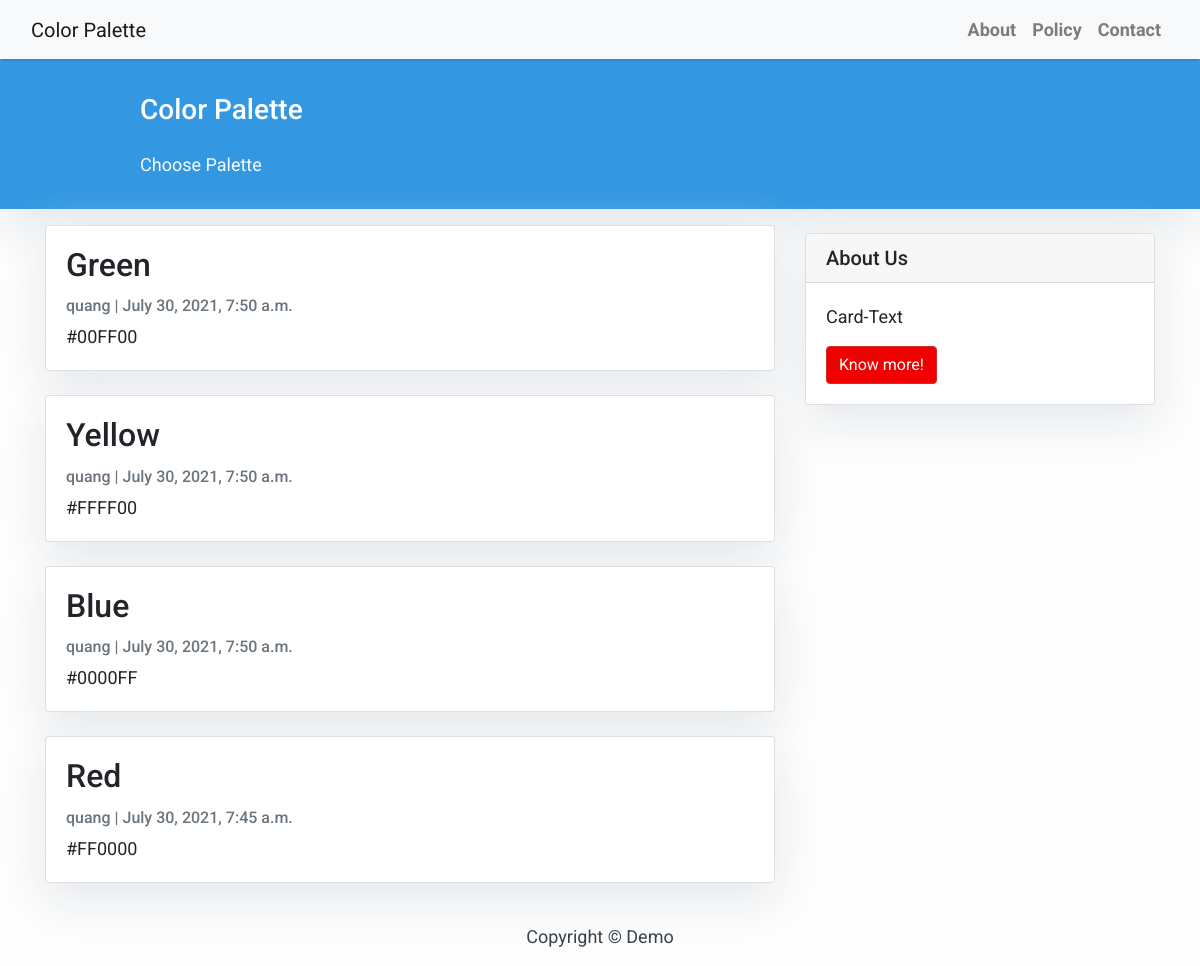
The page / on the database its author committed.
### colorpicker/models.py (models this page shows, shortened)
class Color(models.Model):
    title = models.CharField(max_length=200, unique=True)
    color = models.TextField()
    author = models.ForeignKey(User, on_delete= models.CASCADE)
    created_on = models.DateTimeField(auto_now_add=True)
    class Meta:
        ordering = ['-created_on']

### colorpicker/views.py (the view)
# urls.py: path('', views.ColorList.as_view(), name='home'),
class ColorList(generic.ListView):
    queryset = Color.objects.all().order_by('-created_on')
    template_name = 'index.html'

### templates/index.html (shortened to what this page needs)
{% extends "base.html" %} {% block content %}
<header class="masthead">
  <div class="container">
    <div class="row">
      <div class="col-md-8 col-md-10 mx-auto">
        <div class="site-heading">
          <h3 class="site-heading my-4 mt-3 text-white">Color Palette</h3>
          <p class="text-light">Choose Palette</p>
        </div>
      </div>
    </div>
  </div>
</header>
<div class="container">
  <div class="row">
    <div class="col-md-8 mt-3 left">
      {% for color in color_list %}
      <div class="card mb-4">
        <div class="card-body">
          <h2 class="card-title">{{ color.title }}</h2>
          <p class="card-text text-muted h6">
            {{ color.author }} | {{ color.created_on}}
          </p>
          <p class="card-text">{{color.color|slice:":200" }}</p>
        </div>
      </div>
      {% endfor %}
    </div>
    {% block sidebar %} {% include 'sidebar.html' %} {% endblock sidebar %}
  </div>
</div>
{%endblock%}

### templates/base.html (shortened to what this page needs)
<!DOCTYPE html>
<html>
  <head>
    <link
      rel="stylesheet"
      href="https://maxcdn.bootstrapcdn.com/bootstrap/4.0.0/css/bootstrap.min.css"
    />
  </head>
  <body>
    <nav
      class="navbar navbar-expand-lg navbar-light bg-light shadow"
      id="mainNav"
    >
      <div class="container-fluid">
        <a class="navbar-brand" href="{% url 'home' %}">Color Palette</a>
        <div class="collapse navbar-collapse" id="navbarResponsive">
          <ul class="navbar-nav ml-auto">
            <li class="nav-item text-black">
              <a class="nav-link text-black font-weight-bold" href="#">About</a>
            </li>
            <li class="nav-item text-black">
              <a class="nav-link text-black font-weight-bold" href="#"
                >Policy</a
              >
            </li>
            <li class="nav-item text-black">
              <a class="nav-link text-black font-weight-bold" href="#"
                >Contact</a
              >
            </li>
          </ul>
        </div>
      </div>
    </nav>
    {% block content %}{% endblock content %}
    <footer class="py-3 bg-grey">
      <p class="m-0 text-dark text-center">Copyright &copy; Demo</p>
    </footer>
  </body>
</html>

### templates/sidebar.html (shortened to what this page needs)
{% block sidebar %}
<div class="col-md-4 float-right">
  <div class="card my-4">
    <h5 class="card-header">About Us</h5>
    <div class="card-body">
      <p class="card-text">Card-Text</p>
      <a href="#" class="btn btn-danger">Know more!</a>
    </div>
  </div>
</div>
{% endblock sidebar %}

### templates/base.html (style rules this page uses)
body { font-family: "Roboto", sans-serif; font-size: 17px; background-color: #fdfdfd; }
.shadow { box-shadow: 0 4px 2px -2px rgba(0, 0, 0, 0.1); }
.btn-danger { color: #fff; background-color: #f00000; border-color: #dc281e; }
.masthead { background: #3398e1; height: auto; padding-bottom: 15px; box-shadow: 0 16px 48px #e3e7eb; padding-top: 10px; }

### templates/index.html (style rules this page uses)
body { font-family: "Roboto", sans-serif; font-size: 18px; background-color: #fdfdfd; }
.card { box-shadow: 0 16px 48px #e3e7eb; }

### templates/sidebar.html (style rules this page uses)
.card { box-shadow: 0 16px 48px #e3e7eb; }

### rows shown on the page
Color: title "Green", author "quang", created_on "July 30, 2021, 7:50 a.m.", color "#00FF00"
Color: title "Yellow", author "quang", created_on "July 30, 2021, 7:50 a.m.", color "#FFFF00"
Color: title "Blue", author "quang", created_on "July 30, 2021, 7:50 a.m.", color "#0000FF"
Color: title "Red", author "quang", created_on "July 30, 2021, 7:45 a.m.", color "#FF0000"
